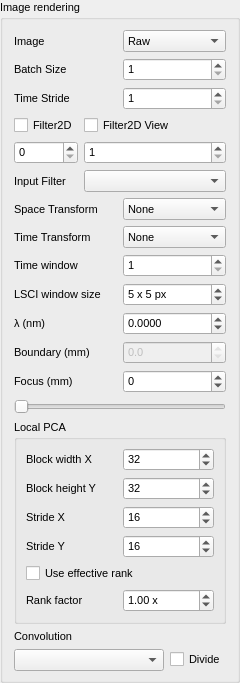
       <widget class="holovibes::gui::ImageRenderingPanel" name="ImageRenderingPanel">
        <property name="sizePolicy">
         <sizepolicy hsizetype="Fixed" vsizetype="Preferred">
          <horstretch>1</horstretch>
          <verstretch>0</verstretch>
         </sizepolicy>
        </property>
        <property name="minimumSize">
         <size>
          <width>240</width>
          <height>0</height>
         </size>
        </property>
        <property name="maximumSize">
         <size>
          <width>240</width>
          <height>16777215</height>
         </size>
        </property>
        <property name="baseSize">
         <size>
          <width>240</width>
          <height>0</height>
         </size>
        </property>
        <property name="font">
         <font>
          <pointsize>8</pointsize>
         </font>
        </property>
        <property name="toolTip">
         <string notr="true"/>
        </property>
        <property name="toolTipDuration">
         <number>-1</number>
        </property>
        <property name="title">
         <string>Image rendering</string>
        </property>
        <property name="flat">
         <bool>false</bool>
        </property>
        <layout class="QVBoxLayout" name="verticalLayout_12">
         <property name="bottomMargin">
          <number>9</number>
         </property>
         <item>
          <layout class="QGridLayout" name="gridLayout_4" rowstretch="0,0,0" columnstretch="0,0">
           <property name="verticalSpacing">
            <number>6</number>
           </property>
           <item row="0" column="0">
            <widget class="QLabel" name="ImageModeLabel">
             <property name="toolTip">
              <string>Either display the raw input or the processed hologram</string>
             </property>
             <property name="text">
              <string>Image</string>
             </property>
             <property name="alignment">
              <set>Qt::AlignLeading|Qt::AlignLeft|Qt::AlignVCenter</set>
             </property>
            </widget>
           </item>
           <item row="0" column="1">
            <widget class="QComboBox" name="ImageModeComboBox">
             <property name="enabled">
              <bool>true</bool>
             </property>
             <property name="sizePolicy">
              <sizepolicy hsizetype="Ignored" vsizetype="Fixed">
               <horstretch>0</horstretch>
               <verstretch>0</verstretch>
              </sizepolicy>
             </property>
             <item>
              <property name="text">
               <string>Raw</string>
              </property>
             </item>
             <item>
              <property name="text">
               <string>Processed</string>
              </property>
             </item>
            </widget>
           </item>
           <item row="1" column="0">
            <widget class="QLabel" name="BatchSizeLabel">
             <property name="toolTip">
              <string>Number of images processed at once by the spatial transformation algorithm</string>
             </property>
             <property name="text">
              <string>Batch Size</string>
             </property>
             <property name="scaledContents">
              <bool>false</bool>
             </property>
             <property name="alignment">
              <set>Qt::AlignLeading|Qt::AlignLeft|Qt::AlignVCenter</set>
             </property>
            </widget>
           </item>
           <item row="1" column="1">
            <widget class="QSpinBox" name="BatchSizeSpinBox">
             <property name="minimum">
              <number>1</number>
             </property>
            </widget>
           </item>
           <item row="2" column="0">
            <widget class="QLabel" name="TimeStrideLabel">
             <property name="toolTip">
              <string>(time_stride - batch_size) = number of images to drop before processing a single batch</string>
             </property>
             <property name="layoutDirection">
              <enum>Qt::LeftToRight</enum>
             </property>
             <property name="text">
              <string>Time Stride</string>
             </property>
             <property name="alignment">
              <set>Qt::AlignLeading|Qt::AlignLeft|Qt::AlignVCenter</set>
             </property>
            </widget>
           </item>
           <item row="2" column="1">
            <widget class="QSpinBox" name="TimeStrideSpinBox">
             <property name="sizePolicy">
              <sizepolicy hsizetype="Ignored" vsizetype="Fixed">
               <horstretch>0</horstretch>
               <verstretch>0</verstretch>
              </sizepolicy>
             </property>
             <property name="toolTip">
              <string/>
             </property>
             <property name="readOnly">
              <bool>false</bool>
             </property>
             <property name="minimum">
              <number>1</number>
             </property>
             <property name="maximum">
              <number>2147483647</number>
             </property>
            </widget>
           </item>
          </layout>
         </item>
         <item>
          <layout class="QGridLayout" name="Filter2DContainer">
           <property name="verticalSpacing">
            <number>6</number>
           </property>
           <item row="1" column="0">
            <widget class="QCheckBox" name="Filter2D">
             <property name="toolTip">
              <string>Add a filter on top of the processed image</string>
             </property>
             <property name="text">
              <string>Filter2D</string>
             </property>
            </widget>
           </item>
           <item row="1" column="1">
            <widget class="QCheckBox" name="Filter2DView">
             <property name="text">
              <string>Filter2D View</string>
             </property>
            </widget>
           </item>
           <item row="2" column="0">
            <widget class="QSpinBox" name="Filter2DN1SpinBox">
             <property name="minimum">
              <number>0</number>
             </property>
             <property name="maximum">
              <number>999999999</number>
             </property>
             <property name="value">
              <number>0</number>
             </property>
            </widget>
           </item>
           <item row="2" column="1">
            <widget class="QSpinBox" name="Filter2DN2SpinBox">
             <property name="minimum">
              <number>1</number>
             </property>
             <property name="maximum">
              <number>999999999</number>
             </property>
             <property name="value">
              <number>1</number>
             </property>
            </widget>
           </item>
           <item row="3" column="0">
            <widget class="QLabel" name="InputFilterLabel">
             <property name="text">
              <string>Input Filter</string>
             </property>
             <property name="scaledContents">
              <bool>false</bool>
             </property>
             <property name="alignment">
              <set>Qt::AlignLeading|Qt::AlignLeft|Qt::AlignVCenter</set>
             </property>
            </widget>
           </item>
           <item row="3" column="1">
            <widget class="QComboBox" name="InputFilterQuickSelectComboBox">
             <property name="sizePolicy">
              <sizepolicy hsizetype="Expanding" vsizetype="Fixed">
               <horstretch>0</horstretch>
               <verstretch>0</verstretch>
              </sizepolicy>
             </property>
             <property name="currentText">
              <string/>
             </property>
            </widget>
           </item>
          </layout>
         </item>
         <item>
          <layout class="QGridLayout" name="gridLayout_7">
           <property name="verticalSpacing">
            <number>6</number>
           </property>
           <item row="1" column="0">
            <widget class="QLabel" name="SpaceTransformationLabel">
             <property name="toolTip">
              <string>Space transformation algorithm used</string>
             </property>
             <property name="text">
              <string>Space Transform</string>
             </property>
             <property name="alignment">
              <set>Qt::AlignLeading|Qt::AlignLeft|Qt::AlignVCenter</set>
             </property>
            </widget>
           </item>
           <item row="1" column="1">
            <widget class="QComboBox" name="SpaceTransformationComboBox">
             <property name="toolTip">
              <string/>
             </property>
             <item>
              <property name="text">
               <string>None</string>
              </property>
             </item>
             <item>
              <property name="text">
               <string>Fresnel Tr.</string>
              </property>
             </item>
             <item>
              <property name="text">
               <string>Angular SP.</string>
              </property>
             </item>
            </widget>
           </item>
           <item row="2" column="0">
            <widget class="QLabel" name="TimeTransformationLabel">
             <property name="toolTip">
              <string>Time transformation algorithm used</string>
             </property>
             <property name="text">
              <string>Time Transform</string>
             </property>
             <property name="alignment">
              <set>Qt::AlignLeading|Qt::AlignLeft|Qt::AlignVCenter</set>
             </property>
            </widget>
           </item>
           <item row="2" column="1">
            <widget class="QComboBox" name="TimeTransformationComboBox">
             <item>
              <property name="text">
               <string>None</string>
              </property>
             </item>
             <item>
              <property name="text">
               <string>STFT</string>
              </property>
             </item>
             <item>
              <property name="text">
               <string>PCA</string>
              </property>
             </item>
             <item>
              <property name="text">
               <string>SSA_STFT</string>
              </property>
             </item>
             <item>
              <property name="text">
               <string>LSCI</string>
              </property>
             </item>
             <item>
              <property name="text">
               <string>Local PCA</string>
              </property>
             </item>
            </widget>
           </item>
           <item row="3" column="0">
            <widget class="QLabel" name="timeTransformationSizeLabel">
             <property name="toolTip">
              <string>The size of the time transformation</string>
             </property>
             <property name="text">
              <string>Time window</string>
             </property>
             <property name="alignment">
              <set>Qt::AlignLeading|Qt::AlignLeft|Qt::AlignVCenter</set>
             </property>
            </widget>
           </item>
           <item row="3" column="1">
            <widget class="QSpinBox" name="timeTransformationSizeSpinBox">
             <property name="minimum">
              <number>1</number>
             </property>
             <property name="maximum">
              <number>10000</number>
             </property>
             <property name="singleStep">
              <number>1</number>
             </property>
             <property name="value">
              <number>1</number>
             </property>
            </widget>
           </item>
           <item row="4" column="0">
            <widget class="QLabel" name="LsciSpatialWindowLabel">
             <property name="toolTip">
              <string>Odd side length of the square spatial neighborhood; 5 means 5 x 5 pixels. The time window separately sets the number of frames.</string>
             </property>
             <property name="text">
              <string>LSCI window size</string>
             </property>
             <property name="alignment">
              <set>Qt::AlignLeading|Qt::AlignLeft|Qt::AlignVCenter</set>
             </property>
            </widget>
           </item>
           <item row="4" column="1">
            <widget class="QSpinBox" name="LsciSpatialWindowSpinBox">
             <property name="toolTip">
              <string>Odd side length from 1 to 63 pixels; 5 means a 5 x 5 neighborhood (the paper's setting).</string>
             </property>
             <property name="suffix">
              <string> x 5 px</string>
             </property>
             <property name="minimum">
              <number>1</number>
             </property>
             <property name="maximum">
              <number>63</number>
             </property>
             <property name="singleStep">
              <number>2</number>
             </property>
             <property name="value">
              <number>5</number>
             </property>
            </widget>
           </item>
           <item row="5" column="0">
            <widget class="QLabel" name="LambdaLabel">
             <property name="toolTip">
              <string>Wavelength (lambda) of light used to record interferograms</string>
             </property>
             <property name="text">
              <string>λ (nm)</string>
             </property>
             <property name="alignment">
              <set>Qt::AlignLeading|Qt::AlignLeft|Qt::AlignVCenter</set>
             </property>
            </widget>
           </item>
           <item row="5" column="1">
            <widget class="QDoubleSpinBox" name="LambdaSpinBox">
             <property name="sizePolicy">
              <sizepolicy hsizetype="Ignored" vsizetype="Fixed">
               <horstretch>0</horstretch>
               <verstretch>0</verstretch>
              </sizepolicy>
             </property>
             <property name="toolTip">
              <string/>
             </property>
             <property name="decimals">
              <number>4</number>
             </property>
             <property name="minimum">
              <double>-1.000000000000000</double>
             </property>
             <property name="maximum">
              <double>1000000.000000000000000</double>
             </property>
             <property name="singleStep">
              <double>0.010000000000000</double>
             </property>
            </widget>
           </item>
           <item row="6" column="0">
            <widget class="QLabel" name="BoundaryLabel">
             <property name="toolTip">
              <string>The maximum value of the focus</string>
             </property>
             <property name="text">
              <string>Boundary (mm)</string>
             </property>
             <property name="alignment">
              <set>Qt::AlignLeading|Qt::AlignLeft|Qt::AlignVCenter</set>
             </property>
            </widget>
           </item>
           <item row="6" column="1">
            <widget class="QDoubleSpinBox" name="BoundaryDoubleSpinBox">
             <property name="enabled">
              <bool>false</bool>
             </property>
             <property name="sizePolicy">
              <sizepolicy hsizetype="Ignored" vsizetype="Fixed">
               <horstretch>0</horstretch>
               <verstretch>0</verstretch>
              </sizepolicy>
             </property>
             <property name="toolTip">
              <string>The boundary value</string>
             </property>
             <property name="readOnly">
              <bool>true</bool>
             </property>
             <property name="showGroupSeparator" stdset="0">
              <bool>false</bool>
             </property>
             <property name="decimals">
              <number>1</number>
             </property>
             <property name="minimum">
              <double>-1.000000000000000</double>
             </property>
             <property name="maximum">
              <double>1000000.000000000000000</double>
             </property>
            </widget>
           </item>
           <item row="7" column="0">
            <widget class="QLabel" name="ZLabel">
             <property name="toolTip">
              <string>Adjust the distance to the target</string>
             </property>
             <property name="text">
              <string>Focus (mm)</string>
             </property>
             <property name="alignment">
              <set>Qt::AlignLeading|Qt::AlignLeft|Qt::AlignVCenter</set>
             </property>
            </widget>
           </item>
           <item row="7" column="1">
            <widget class="QDoubleSpinBox" name="ZDoubleSpinBox">
             <property name="sizePolicy">
              <sizepolicy hsizetype="Ignored" vsizetype="Fixed">
               <horstretch>0</horstretch>
               <verstretch>0</verstretch>
              </sizepolicy>
             </property>
             <property name="toolTip">
              <string>reconstruction distance of the hologram</string>
             </property>
             <property name="showGroupSeparator" stdset="0">
              <bool>false</bool>
             </property>
             <property name="decimals">
              <number>0</number>
             </property>
             <property name="minimum">
              <double>-4000.000000000000000</double>
             </property>
             <property name="maximum">
              <double>40000.000000000000000</double>
             </property>
             <property name="singleStep">
              <double>0.005000000000000</double>
             </property>
            </widget>
           </item>
           <item row="8" column="0" colspan="2">
            <widget class="QSlider" name="ZSlider">
             <property name="styleSheet">
              <string notr="true"/>
             </property>
             <property name="maximum">
              <number>1000</number>
             </property>
             <property name="orientation">
              <enum>Qt::Horizontal</enum>
             </property>
            </widget>
           </item>
           <item row="9" column="0" colspan="2">
            <widget class="QGroupBox" name="PcaGroupBox">
             <property name="title">
              <string>Local PCA</string>
             </property>
             <layout class="QGridLayout" name="pcaLayout">
              <item row="0" column="0">
               <widget class="QLabel" name="PcaWidthXLabel">
                <property name="text"><string>Block width X</string></property>
               </widget>
              </item>
              <item row="0" column="1">
               <widget class="QSpinBox" name="PcaWidthXSpinBox">
                <property name="toolTip"><string>local_pca_width_x: horizontal block size in pixels. Border samples wrap to the opposite edge.</string></property>
                <property name="minimum"><number>1</number></property>
                <property name="maximum"><number>65535</number></property>
                <property name="value"><number>32</number></property>
               </widget>
              </item>
              <item row="1" column="0">
               <widget class="QLabel" name="PcaWidthYLabel">
                <property name="text"><string>Block height Y</string></property>
               </widget>
              </item>
              <item row="1" column="1">
               <widget class="QSpinBox" name="PcaWidthYSpinBox">
                <property name="toolTip"><string>local_pca_width_y: vertical block size in pixels. The shared time window sets the number of frames.</string></property>
                <property name="minimum"><number>1</number></property>
                <property name="maximum"><number>65535</number></property>
                <property name="value"><number>32</number></property>
               </widget>
              </item>
              <item row="2" column="0">
               <widget class="QLabel" name="PcaStrideXLabel">
                <property name="text"><string>Stride X</string></property>
               </widget>
              </item>
              <item row="2" column="1">
               <widget class="QSpinBox" name="PcaStrideXSpinBox">
                <property name="toolTip"><string>local_pca_stride_x: pixels between block origins in X. Values below the block width overlap.</string></property>
                <property name="minimum"><number>1</number></property>
                <property name="maximum"><number>32</number></property>
                <property name="value"><number>16</number></property>
               </widget>
              </item>
              <item row="3" column="0">
               <widget class="QLabel" name="PcaStrideYLabel">
                <property name="text"><string>Stride Y</string></property>
               </widget>
              </item>
              <item row="3" column="1">
               <widget class="QSpinBox" name="PcaStrideYSpinBox">
                <property name="toolTip"><string>local_pca_stride_y: pixels between block origins in Y. Strides cannot exceed block dimensions, so every pixel is covered.</string></property>
                <property name="minimum"><number>1</number></property>
                <property name="maximum"><number>32</number></property>
                <property name="value"><number>16</number></property>
               </widget>
              </item>
              <item row="4" column="0" colspan="2">
               <widget class="QCheckBox" name="PcaEffectiveRankCheckBox">
                <property name="text"><string>Use effective rank</string></property>
                <property name="toolTip"><string>Remove the strongest components across the full frame. P start and width select time samples from the reconstructed residual.</string></property>
               </widget>
              </item>
              <item row="5" column="0">
               <widget class="QLabel" name="PcaRankFactorLabel">
                <property name="text"><string>Rank factor</string></property>
                <property name="toolTip"><string>Multiplier for the number of strongest components removed. 0 removes none; 1 uses the original effective rank; larger values remove more.</string></property>
               </widget>
              </item>
              <item row="5" column="1">
               <widget class="QDoubleSpinBox" name="PcaRankFactorSpinBox">
                <property name="toolTip"><string>Removed components = ceil(factor x effective rank), limited to the time window. The multiplier is applied before rounding.</string></property>
                <property name="keyboardTracking"><bool>false</bool></property>
                <property name="suffix"><string> x</string></property>
                <property name="decimals"><number>2</number></property>
                <property name="minimum"><double>0.000000000000000</double></property>
                <property name="singleStep"><double>0.010000000000000</double></property>
                <property name="value"><double>1.000000000000000</double></property>
               </widget>
              </item>
             </layout>
            </widget>
           </item>
          </layout>
         </item>
         <item>
          <widget class="QLabel" name="ConvolutionLabel">
           <property name="text">
            <string>Convolution</string>
           </property>
           <property name="alignment">
            <set>Qt::AlignLeading|Qt::AlignLeft|Qt::AlignVCenter</set>
           </property>
          </widget>
         </item>
         <item>
          <layout class="QHBoxLayout" name="kernelSelectLayout">
           <item>
            <widget class="QComboBox" name="KernelQuickSelectComboBox">
             <property name="sizePolicy">
              <sizepolicy hsizetype="Expanding" vsizetype="Fixed">
               <horstretch>0</horstretch>
               <verstretch>0</verstretch>
              </sizepolicy>
             </property>
             <property name="currentText">
              <string/>
             </property>
            </widget>
           </item>
           <item>
            <widget class="QCheckBox" name="DivideConvoCheckBox">
             <property name="text">
              <string>Divide</string>
             </property>
            </widget>
           </item>
          </layout>
         </item>
         <item>
          <spacer name="BottomViewSpacer">
           <property name="orientation">
            <enum>Qt::Vertical</enum>
           </property>
           <property name="sizeHint" stdset="0">
            <size>
             <width>20</width>
             <height>0</height>
            </size>
           </property>
          </spacer>
         </item>
        </layout>
       </widget>
